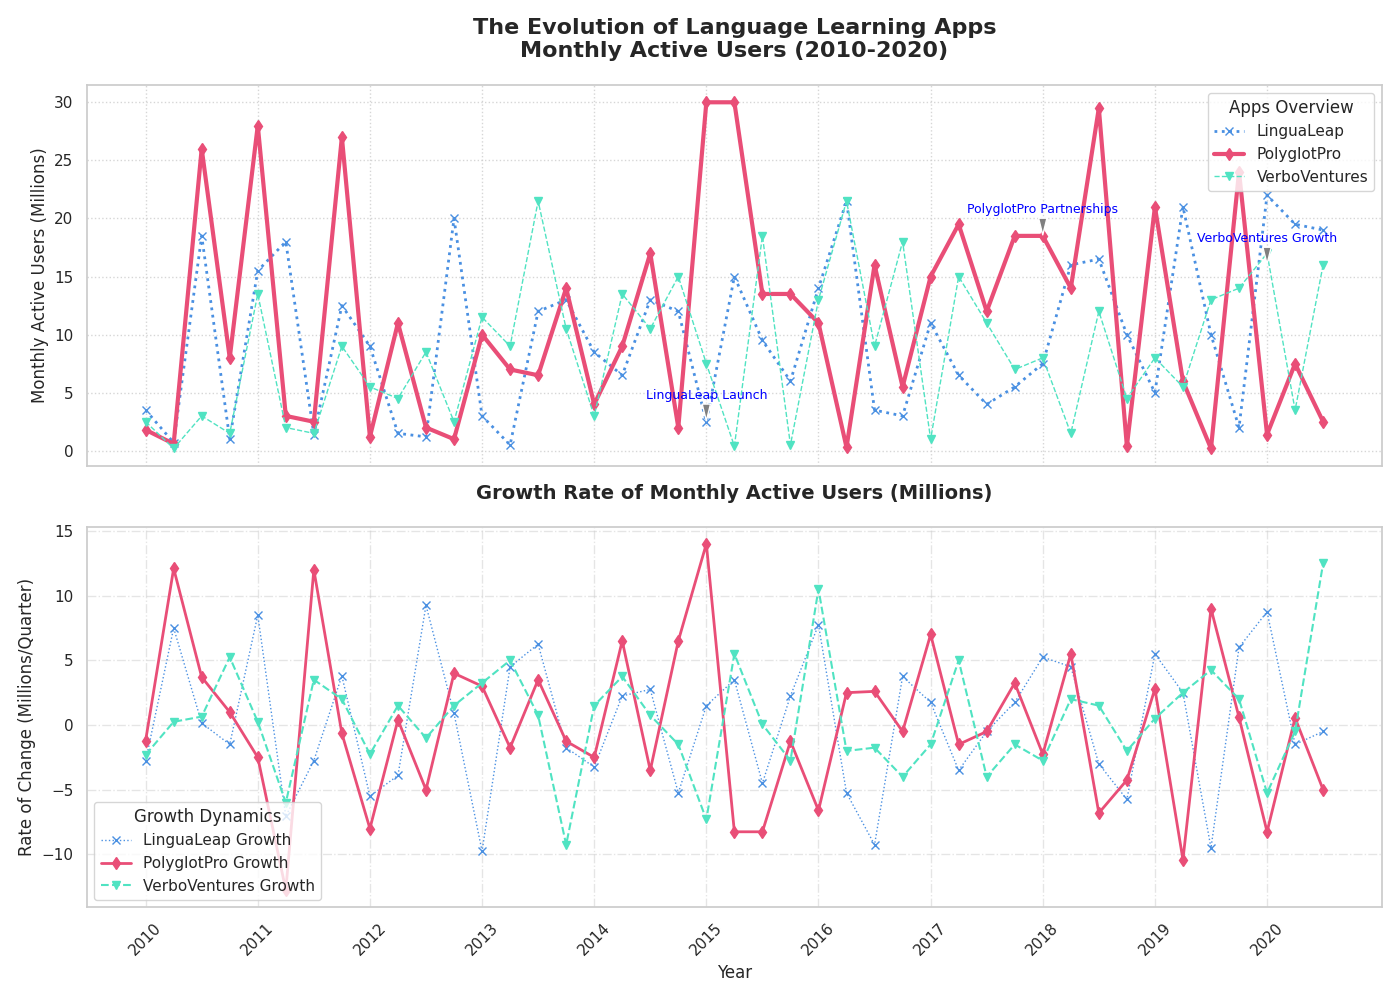

Here is the Python script that generated this plot:
import matplotlib.pyplot as plt
import numpy as np

quarters = np.arange(2010, 2020.75, 0.25)

lingualeap_users = np.array([3.5, 0.7, 18.5, 1.0, 15.5, 18.0, 1.4, 12.5, 9.0, 1.5, 1.2, 20.0, 3.0, 0.5, 12.0, 13.0, 8.5, 6.5, 13.0, 12.0, 2.5, 15.0, 9.5, 6.0, 14.0, 21.5, 3.5, 3.0, 11.0, 6.5, 4.0, 5.5, 7.5, 16.0, 16.5, 10.0, 5.0, 21.0, 10.0, 2.0, 22.0, 19.5, 19.0])
polyglotpro_users = np.array([1.8, 0.6, 26.0, 8.0, 28.0, 3.0, 2.5, 27.0, 1.2, 11.0, 2.0, 1.0, 10.0, 7.0, 6.5, 14.0, 4.0, 9.0, 17.0, 2.0, 30.0, 30.0, 13.5, 13.5, 11.0, 0.3, 16.0, 5.5, 15.0, 19.5, 12.0, 18.5, 18.5, 14.0, 29.5, 0.4, 21.0, 6.0, 0.2, 24.0, 1.4, 7.5, 2.5])
verboventures_users = np.array([2.5, 0.2, 3.0, 1.5, 13.5, 2.0, 1.5, 9.0, 5.5, 4.5, 8.5, 2.5, 11.5, 9.0, 21.5, 10.5, 3.0, 13.5, 10.5, 15.0, 7.5, 0.4, 18.5, 0.5, 13.0, 21.5, 9.0, 18.0, 1.0, 15.0, 11.0, 7.0, 8.0, 1.5, 12.0, 4.5, 8.0, 5.5, 13.0, 14.0, 17.0, 3.5, 16.0])

fig, ax = plt.subplots(2, 1, figsize=(14, 10), sharex=True)

# Random alterations to the markers and lines
ax[0].plot(quarters, lingualeap_users, marker='x', linestyle=':', color='#4a90e2', linewidth=2, label='LinguaLeap')
ax[0].plot(quarters, polyglotpro_users, marker='d', linestyle='-', color='#e94e77', linewidth=3, label='PolyglotPro')
ax[0].plot(quarters, verboventures_users, marker='v', linestyle='--', color='#50e3c2', linewidth=1, label='VerboVentures')

lingualeap_rate = np.gradient(lingualeap_users)
polyglotpro_rate = np.gradient(polyglotpro_users)
verboventures_rate = np.gradient(verboventures_users)

ax[1].plot(quarters, lingualeap_rate, marker='x', linestyle=':', color='#4a90e2', linewidth=1, label='LinguaLeap Growth')
ax[1].plot(quarters, polyglotpro_rate, marker='d', linestyle='-', color='#e94e77', linewidth=2, label='PolyglotPro Growth')
ax[1].plot(quarters, verboventures_rate, marker='v', linestyle='--', color='#50e3c2', linewidth=1.5, label='VerboVentures Growth')

# Alter legends and grid styles
ax[0].set_title('The Evolution of Language Learning Apps\nMonthly Active Users (2010-2020)', fontsize=16, fontweight='bold', pad=20)
ax[0].set_ylabel('Monthly Active Users (Millions)', fontsize=12)
ax[1].set_title('Growth Rate of Monthly Active Users (Millions)', fontsize=14, fontweight='bold', pad=20)
ax[1].set_xlabel('Year', fontsize=12)
ax[1].set_ylabel('Rate of Change (Millions/Quarter)', fontsize=12)

ax[1].set_xticks(quarters[::4])
ax[1].set_xticklabels(range(2010, 2021), rotation=45)

ax[0].legend(title='Apps Overview', loc='upper right', fontsize=11)
ax[1].legend(title='Growth Dynamics', loc='lower left', fontsize=11)

annotations_users = {
    2015: ("LinguaLeap Launch", lingualeap_users[20]),
    2018: ("PolyglotPro Partnerships", polyglotpro_users[32]),
    2020: ("VerboVentures Growth", verboventures_users[42]),
}

for year, (text, y_value) in annotations_users.items():
    ax[0].annotate(text, xy=(year, y_value), xytext=(year, y_value + 2),
                   arrowprops=dict(facecolor='gray', shrink=0.05, width=1.5, headwidth=6),
                   fontsize=9, color='blue', ha='center')

ax[0].grid(True, linestyle=':', alpha=0.8)
ax[1].grid(True, linestyle='-.', alpha=0.5)

plt.tight_layout()
plt.show()
